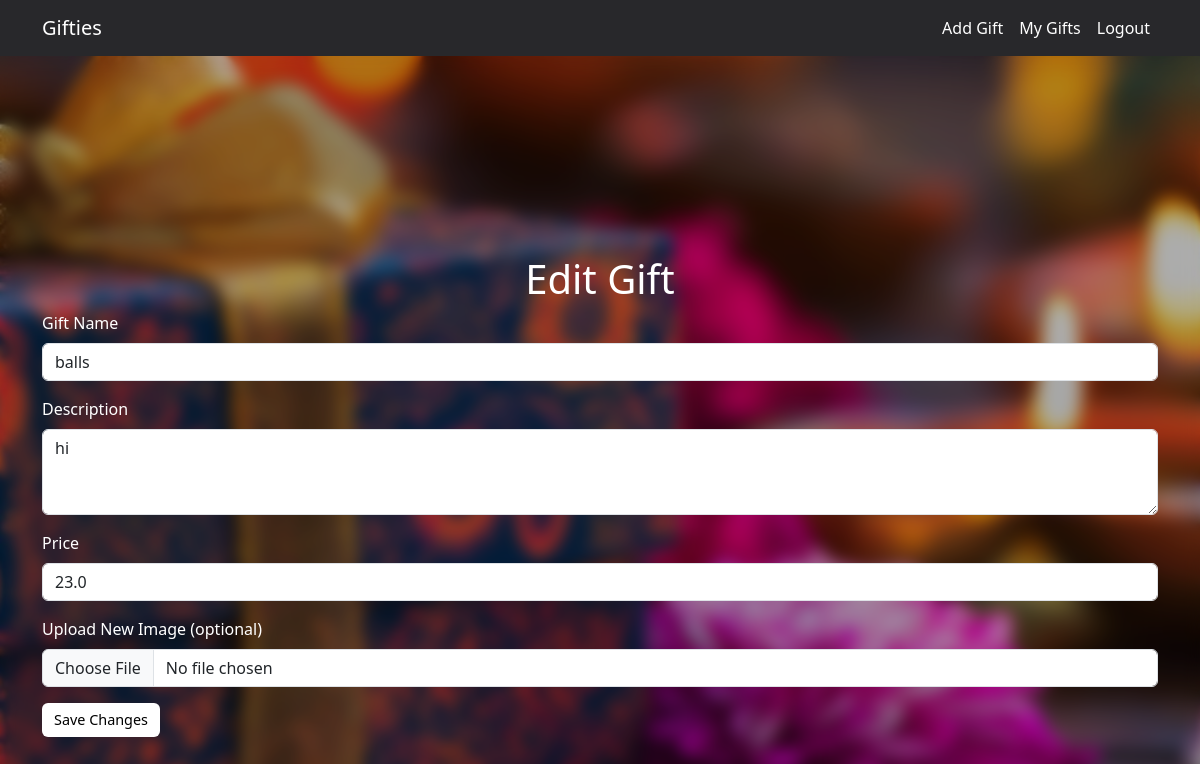
The app's page /edit_gift/2 with its own data.
### application/models.py (models this page shows, shortened)
class Gift(db.Model):
    id = db.Column(db.Integer, primary_key=True)
    name = db.Column(db.String(200), nullable=False)
    description = db.Column(db.String(500))
    price = db.Column(db.Float, nullable=False)
    image_url = db.Column(db.String(300))  # Added field for image URL
    seller_id = db.Column(db.Integer, db.ForeignKey('user.id'), nullable=False)
    date_listed = db.Column(db.DateTime, default=datetime.utcnow)
    sold = db.Column(db.Boolean, default=False)

### application/routes.py (the view, shortened to what this page needs)
    @app.route('/edit_gift/<int:id>', methods=['GET', 'POST'])
    def edit_gift(id):
        gift = Gift.query.get_or_404(id)
        return render_template('edit_gift.html', gift=gift)

### templates/edit_gift.html (shortened to what this page needs)
<!DOCTYPE html>
<html lang="en">
<head>
    <link href="https://cdn.jsdelivr.net/npm/bootstrap@5.3.0/dist/css/bootstrap.min.css" rel="stylesheet">
</head>
<body>
    <nav class="navbar navbar-expand-lg">
        <div class="container">
            <a class="navbar-brand" href="/dashboard">Gifties</a>
            <div class="collapse navbar-collapse" id="navbarNav">
                <ul class="navbar-nav ms-auto">
                    <li class="nav-item">
                        <a class="nav-link" href="/add_gift">Add Gift</a>
                    </li>
                    <li class="nav-item">
                        <a class="nav-link" href="/my_gifts">My Gifts</a>
                    </li>
                    <li class="nav-item">
                        <a class="nav-link" href="/logout">Logout</a>
                    </li>
                </ul>
            </div>
        </div>
    </nav>
    <div class="hero">
        <div class="container content-container">
            <h1 class="text-center text-white">Edit Gift</h1>
            <form method="POST" enctype="multipart/form-data">
                <div class="mb-3">
                    <label for="name" class="form-label text-white">Gift Name</label>
                    <input type="text" id="name" name="name" class="form-control" value="{{ gift.name }}" required>
                </div>
                <div class="mb-3">
                    <label for="description" class="form-label text-white">Description</label>
                    <textarea id="description" name="description" class="form-control" rows="3" required>{{ gift.description }}</textarea>
                </div>
                <div class="mb-3">
                    <label for="price" class="form-label text-white">Price</label>
                    <input type="number" id="price" name="price" class="form-control" value="{{ gift.price }}" step="0.01" required>
                </div>
                <div class="mb-3">
                    <label for="image" class="form-label text-white">Upload New Image (optional)</label>
                    <input type="file" id="image" name="image" class="form-control">
                </div>
                <button type="submit" class="btn btn-primary">Save Changes</button>
            </form>
        </div>
    </div>
</body>
</html>

### templates/edit_gift.html (style rules this page uses)
body, html { margin: 0; padding: 0; height: 100%; background: url('/static/3.png') no-repeat center center fixed; background-size: cover; }
.hero { min-height: 100vh; display: flex; flex-direction: column; justify-content: center; align-items: center; backdrop-filter: blur(8px); background-color: rgba(0, 0, 0, 0.3); padding-top: 60px; }
.navbar { background-color: #28282B; }
.navbar a { color: white !important; }
.content-container { margin-top: 20px; }
.btn-primary { background-color: white; color: black; border: none; font-size: 0.9rem; padding: 6px 12px; }

### records on screen
Gift: name "balls", description "hi", price "23.0"
